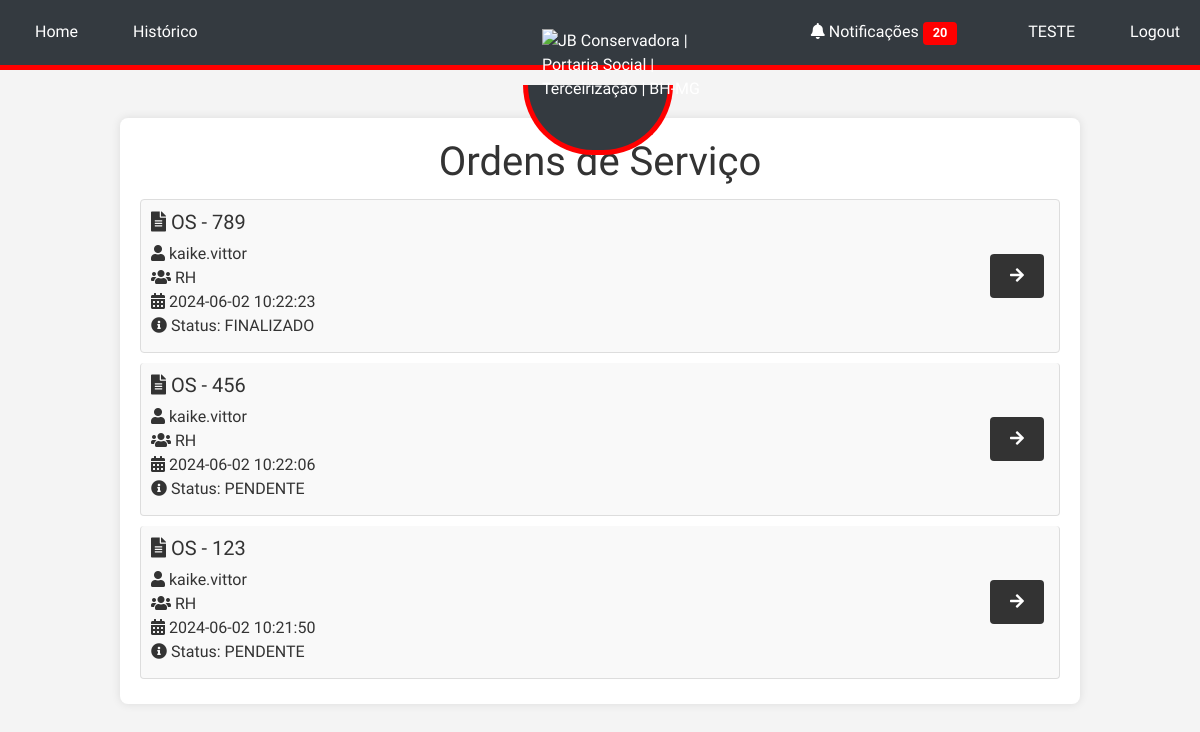
Page / (signed in) on the committed database.
### tables this page shows
CREATE TABLE users (
            id INTEGER PRIMARY KEY AUTOINCREMENT,
            username TEXT NOT NULL UNIQUE,
            password TEXT NOT NULL,
            email TEXT NOT NULL UNIQUE,
            phone TEXT NOT NULL,
            sector TEXT NOT NULL
        );

CREATE TABLE os (
            id INTEGER PRIMARY KEY AUTOINCREMENT,
            file_path TEXT NOT NULL,
            created_at TEXT NOT NULL,
            name TEXT,
            creator_id INTEGER, ultima_notificacao TEXT, status TEXT DEFAULT "PENDENTE",
            FOREIGN KEY(creator_id) REFERENCES users(id)
        );

### app.py (the view)
    @app.route('/')
    @login_required
    def index():
        conn = sqlite3.connect('site.db')
        conn.row_factory = sqlite3.Row  # Permite acessar os resultados como dicionário
        c = conn.cursor()
        c.execute('''
            SELECT os.id, os.file_path, os.created_at, os.name, os.creator_id, users.username,
                   os.status,
                   GROUP_CONCAT(DISTINCT sector.name ORDER BY sector.name ASC) AS sectors
            FROM os
            JOIN users ON os.creator_id = users.id
            LEFT JOIN sector ON os.id = sector.os_id
            GROUP BY os.id, os.file_path, os.created_at, os.name, os.creator_id, users.username
            ORDER BY os.created_at DESC
        ''')
        orders = c.fetchall()
        c.execute('SELECT COUNT(*) FROM notifications WHERE user_id = ? AND is_read = 0', (current_user.id,))
        unread_notifications_count = c.fetchone()[0]
        conn.close()
        return render_template('index.html', orders=orders, unread_notifications_count=unread_notifications_count)

### templates/index.html (shortened to what this page needs)
{% extends "base.html" %}
{% block content %}
  <h1>Ordens de Serviço</h1>
  <div class="list-group">
    {% for order in orders %}
      <div class="list-group-item">
        <div class="d-flex justify-content-between align-items-center">
          <div>
            <h5><i class="fas fa-file-alt"></i> {{ order['name'] }}</h5>
            <p class="mb-1">
              <i class="fas fa-user"></i> {{ order['username'] }}<br>
              <i class="fas fa-users"></i> {{ order['sectors'] }}<br>
              <i class="fas fa-calendar-alt"></i> {{ order['created_at'] }}<br>
              <i class="fas fa-info-circle"></i> Status: {{ order['status'] }}
            </p>
          </div>
          <a href="{{ url_for('view_os', os_id=order['id']) }}" class="btn btn-primary">
            <i class="fas fa-arrow-right"></i>
          </a>
        </div>
      </div>
    {% endfor %}
  </div>
{% endblock %}

### templates/base.html (shortened to what this page needs)
<!DOCTYPE html>
<html lang="en">
<head>
    <link rel="stylesheet" href="https://stackpath.bootstrapcdn.com/bootstrap/4.5.2/css/bootstrap.min.css">
    <link rel="stylesheet" href="{{ url_for('static', filename='style.css') }}">
    <link rel="stylesheet" href="https://cdnjs.cloudflare.com/ajax/libs/font-awesome/5.15.3/css/all.min.css">
</head>
<body>
    {% if request.endpoint != 'login' %}
    <div class="navbar">
        <div class="navbar-left">
            <a href="{{ url_for('index') }}" class="menu-item">Home</a>
            {% if current_user.is_authenticated %}
                <a href="{{ url_for('history') }}" class="menu-item">Histórico</a>
            {% else %}
                <a href="{{ url_for('login') }}" class="menu-item">Login</a>
            {% endif %}
        </div>
        <div class="logo-container">
            <img src="https://jbconservadora.com.br/wp-content/uploads/2020/09/logo-final-jb.png" alt="JB Conservadora | Portaria Social | Terceirização | BH-MG" class="logo">
        </div>
        <div class="navbar-right">
            {% if current_user.is_authenticated %}
                <a href="{{ url_for('notifications') }}" class="menu-item mr-3">
                    <i class="fas fa-bell"></i> Notificações
                    {% if g.unread_notifications_count > 0 %}
                        <span class="badge badge-danger">{{ g.unread_notifications_count }}</span>
                    {% endif %}
                </a>
                <a class="menu-item">{{ current_user.username }}</a>
                <a href="{{ url_for('logout') }}" class="menu-item">Logout</a>
            {% endif %}
        </div>
    </div>
    {% endif %}
    <div class="container mt-5">
        {% block content %}{% endblock %}
    </div>
</body>
</html>

### static/style.css (style rules this page uses)
body { font-family: 'Roboto', sans-serif; background-color: #f4f4f4; margin: 0; padding: 0; padding-top: 70px; display: flex; flex-direction: column; align-items: center; justify-content: flex-start; min-height: 100vh; color: #333; }
.container { width: 80%; max-width: 1200px; margin: 20px auto; padding: 20px; background: #fff; box-shadow: 0 0 10px rgba(0, 0, 0, 0.1); border-radius: 8px; }
.navbar { width: 100%; background-color: #333; padding: 10px; display: flex; justify-content: space-between; align-items: center; border-bottom: 5px solid red; position: fixed; top: 0; z-index: 1000; }
.navbar a { color: white; padding: 10px 20px; text-decoration: none; }
h1, h3 { color: #333; text-align: center; }
button, .btn { background-color: #333; color: white; border: none; padding: 10px 20px; margin: 5px; cursor: pointer; border-radius: 4px; text-transform: uppercase; }
.list-group { list-style: none; padding: 0; }
.list-group-item { padding: 10px; margin: 5px 0; background-color: #f9f9f9; border: 1px solid #ddd; border-radius: 4px; }
.badge { padding: 5px 10px; border-radius: 4px; font-size: 0.8em; }
.badge-danger { background-color: red; color: white; }

### templates/base.html (style rules this page uses)
.navbar { position: fixed; top: 0; width: 100%; background-color: #343a40; color: #ffffff; z-index: 1000; padding: 10px 0; }
.navbar .navbar-left, .navbar .navbar-right { display: flex; align-items: center; }
.navbar .navbar-left { flex: 1; justify-content: flex-start; }
.navbar .navbar-right { flex: 1; justify-content: flex-end; }
.navbar .menu-item { margin-left: 15px; color: #ffffff; text-decoration: none; }
.logo-container { position: absolute; top: 100%; left: 52%; transform: translate(-50%, -50%); width: 180px; height: auto; }
.logo-container::before { content: ''; position: absolute; width: 150px; height: 70px; border: 5px solid red; border-top: none; border-bottom-left-radius: 75px; border-bottom-right-radius: 75px; top: 56px; left: -6%; background-color: #343a40; z-index: -1; }
.logo { position: relative; left: 8px; width: 60%; }
.container { margin-top: 70px; }
body { font-family: 'Comfortaa', sans-serif; }

### rows in the picture
users: username "TESTE"
os: name "OS - 789", username "kaike.vittor", sectors "RH", created_at "2024-06-02 10:22:23", status "FINALIZADO"
os: name "OS - 456", username "kaike.vittor", sectors "RH", created_at "2024-06-02 10:22:06", status "PENDENTE"
os: name "OS - 123", username "kaike.vittor", sectors "RH", created_at "2024-06-02 10:21:50", status "PENDENTE"

### other values in the picture
{{ g.unread_notifications_count }} "20"
